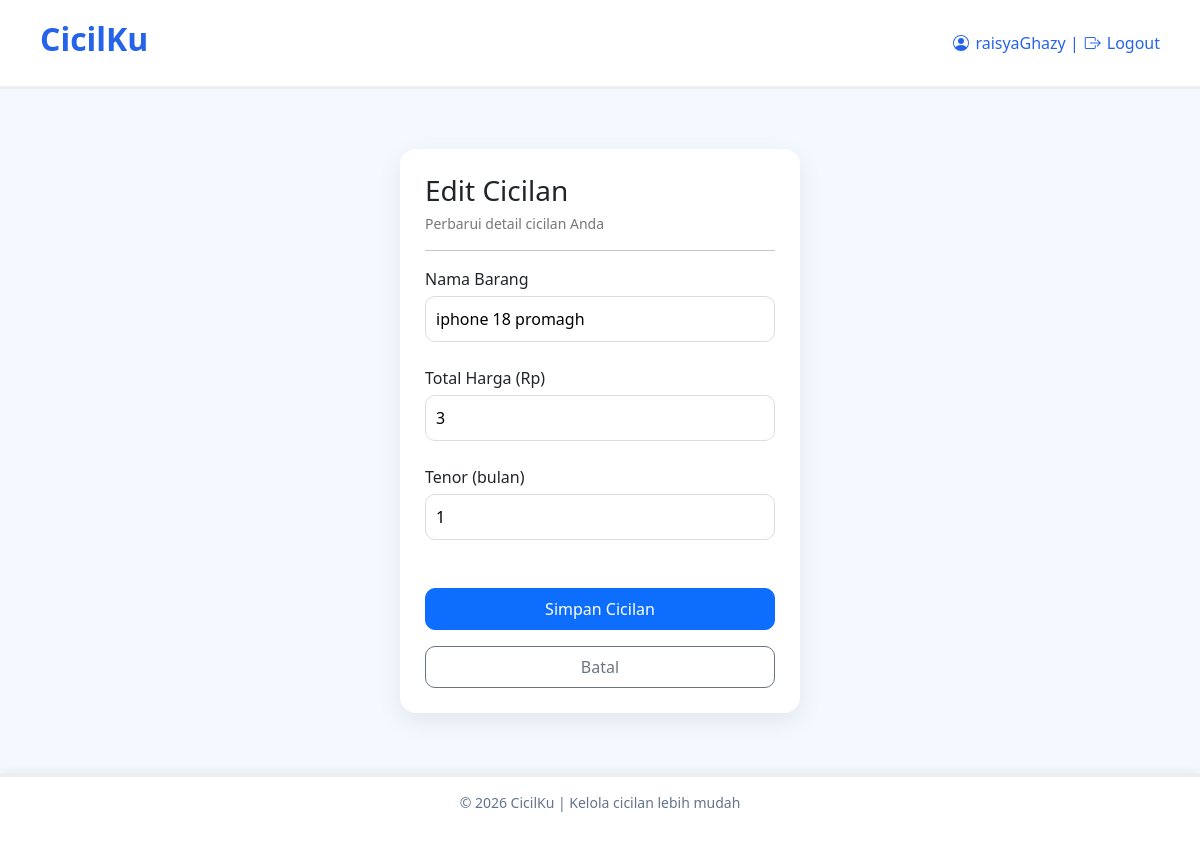
Page /edit.php?id=15 (signed in) on the earlier database version.
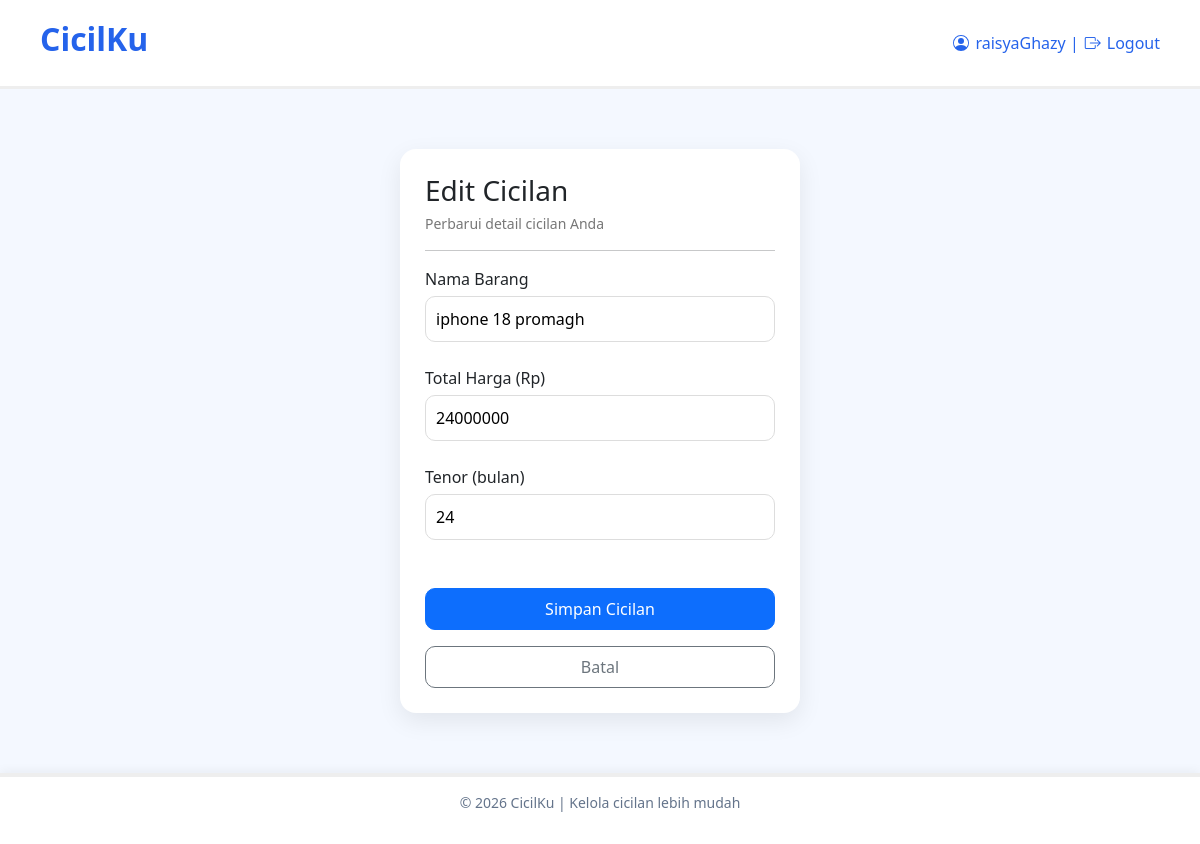
Same page on the later database version.
### tables this page shows
CREATE TABLE `cicilan` (
  `id_cicilan` int(11) NOT NULL,
  `nama_cicilan` varchar(100) DEFAULT NULL,
  `total_harga` int(11) DEFAULT NULL,
  `terbayar` int(11) DEFAULT NULL,
  `sisa_hutang` int(11) DEFAULT NULL,
  `status` varchar(20) DEFAULT NULL,
  `tenor` int(11) DEFAULT NULL,
  `id_user` int(11) DEFAULT NULL
);

### edit.php (the view, shortened to what this page needs)
<?php
include 'koneksi.php';
$id_cicilan = $_GET['id'];
$query = mysqli_query($koneksi, "SELECT * FROM cicilan WHERE id_cicilan ='$id_cicilan'");
$data = mysqli_fetch_array($query);
?>
<!DOCTYPE html>
<html>
<head>
    <link href="https://cdn.jsdelivr.net/npm/bootstrap@5.3.8/dist/css/bootstrap.min.css" rel="stylesheet">
    <link href="https://cdn.jsdelivr.net/npm/bootstrap-icons/font/bootstrap-icons.css" rel="stylesheet">
   <link rel="stylesheet" href="style.css">
</head>
<body>
  <header class="header">
     <h2>CicilKu</h2>
    <div class="logout">
    <div class="logout-link">
   <?php
if(isset($_SESSION['username'])){
    echo $_SESSION['username'];
    ?>
     |
     <a href="logout.php" class="logout-link">
        <i class="bi bi-box-arrow-right"></i> Logout
</a>
     <?php
    } else {
    echo "Guest";
}
?>
</div>
    </header>
        <div class="tambah">
            <h3>Edit Cicilan</h3>
             <p> Perbarui detail cicilan Anda </p>
             <hr>
                <form method="POST">
                    <label>Nama Barang</label><br>
                         <input type="text" name="nama_barang" placeholder="Masukkan nama barang" value="<?= $data['nama_cicilan'] ?>"readonly><br><br>
                    <label>Total Harga (Rp) </label><br>
                            <input type="number" name="total_harga" placeholder="Masukkan harga" value="<?= $data['total_harga'] ?>" required><br><br>
                    <label> Tenor (bulan)</label><br>
                            <input type="number" name="tenor" placeholder="Contoh: 12" value="<?= $data['tenor'] ?>" required><br><br>
                <div class="mt-3 d-grid gap-2">
                 <button type="submit" name="simpan" class="btn btn-primary"> Simpan Cicilan </button>
    <button type="button" onclick="window.location.href='dashboard.php'" class="btn btn-outline-secondary">Batal</button>
                        </div>
                </form>
            </div>
            <footer class="footer">
    <p> © 2026 CicilKu | Kelola cicilan lebih mudah</p>
</footer>
</body>
</html>

Differences in the rows shown:
changed cicilan "iphone 18 promagh": total_harga "3" → "24000000"; tenor "1" → "24"
